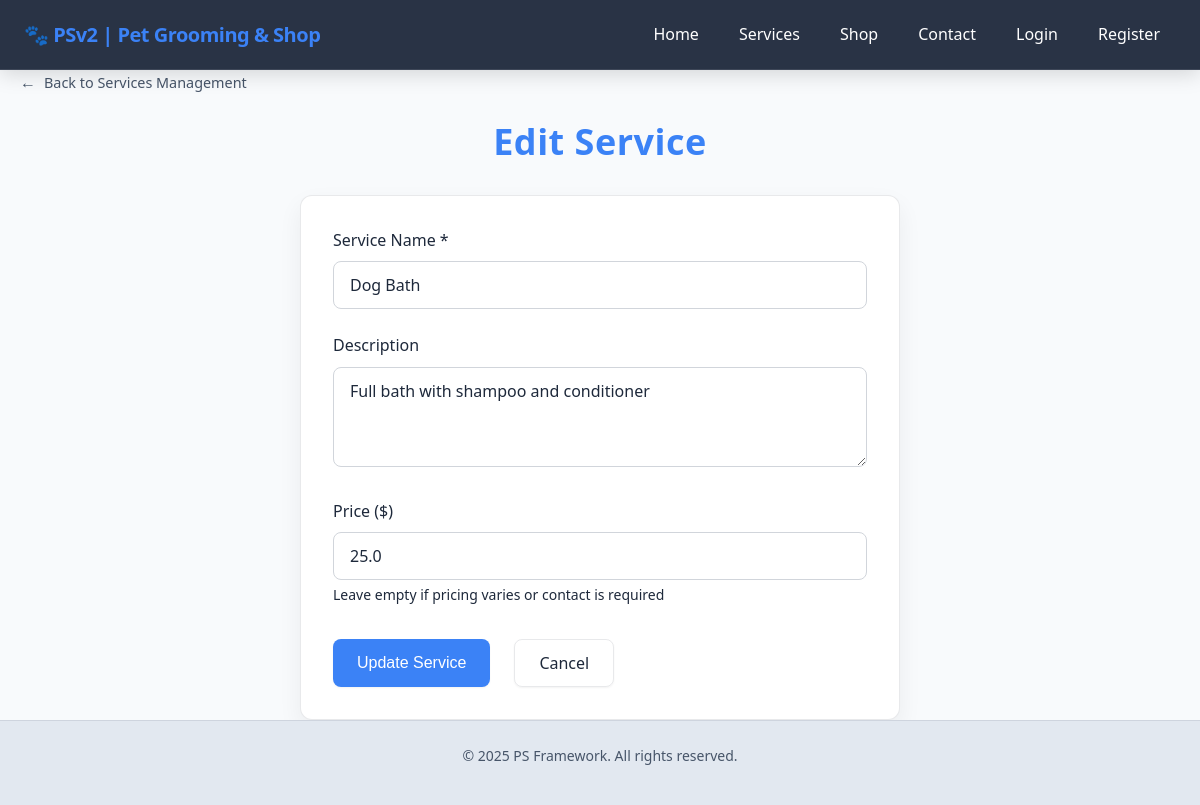
The page /admin/services/edit/5 on the database its author committed.
### app/models.py (models this page shows, shortened)
class Service(db.Model):
    id = db.Column(db.Integer, primary_key=True)
    name = db.Column(db.String(100), nullable=False)
    description = db.Column(db.Text)
    price = db.Column(db.Float)

### app/routes/admin/services.py (the view)
@admin_services_bp.route('/edit/<int:id>', methods=['GET'])
def edit_service(id):
    service = Service.query.get_or_404(id)
    return render_template('admin/edit_service.html', service=service)

### app/templates/admin/edit_service.html (shortened to what this page needs)
{% extends "base.html" %}
{% block extra_css %}
<link rel="stylesheet" href="{{ url_for('static', filename='css/admin.css') }}">
{% endblock %}
{% block content %}
<a href="/admin/services" class="back-link">Back to Services Management</a>
<div class="page-header">
    <h1 class="page-title">Edit Service</h1>
</div>
<div class="form-container">
    <form method="POST" action="{{ url_for('admin_services.update_service', id=service.id) }}">
        <div class="form-group">
            <label for="name">
                Service Name <span class="required">*</span>
            </label>
            <input
                type="text"
                id="name"
                name="name"
                required
                placeholder="e.g., Dog Grooming, Website Design"
                value="{{ request.form.name if request.form.name else service.name }}"
            >
        </div>
        <div class="form-group">
            <label for="description">
                Description
            </label>
            <textarea
                id="description"
                name="description"
                placeholder="Describe your service offering..."
            >{{ request.form.description if request.form.description else (service.description or '') }}</textarea>
        </div>
        <div class="form-group">
            <label for="price">
                Price ($)
            </label>
            <input
                type="number"
                id="price"
                name="price"
                step="0.01"
                min="0"
                placeholder="0.00"
                value="{{ request.form.price if request.form.price else (service.price or '') }}"
            >
            <small>Leave empty if pricing varies or contact is required</small>
        </div>
        <div class="form-actions">
            <button type="submit" class="btn btn-primary">
                Update Service
            </button>
            <a href="/admin/services" class="btn btn-secondary">
                Cancel
            </a>
        </div>
    </form>
</div>
{% endblock %}

### app/static/css/base.css (style rules this page uses)
* { margin: 0; padding: 0; box-sizing: border-box; }
:root { --bg-primary: #0f172a; --bg-secondary: #1e293b; --text-primary: #f1f5f9; --text-secondary: #cbd5e1; --accent: #93c5fd; --accent-hover: #60a5fa; --border: rgba(241, 245, 249, 0.1); --shadow: rgba(0, 0, 0, 0.25); --blur-bg: rgba(30, 41, 59, 0.9); --navbar-bg: rgba(30, 41, 59, 0.95); --brand-primary: #3b82f6; --brand-secondary: #1e40af; --brand-accent: #60a5fa; }
html { scroll-behavior: smooth; }
body { font-family: 'Segoe UI', Tahoma, Geneva, Verdana, sans-serif; background: var(--bg-primary); color: var(--text-primary); line-height: 1.6; min-height: 100vh; display: flex; flex-direction: column; }
h1, h2, h3, h4, h5, h6 { font-weight: 600; line-height: 1.2; margin-bottom: 0.5em; }
a { color: var(--accent); text-decoration: none; transition: color 0.3s ease; }
.btn { display: inline-block; padding: 12px 24px; font-weight: 500; text-align: center; border: none; border-radius: 8px; cursor: pointer; transition: all 0.3s ease; text-decoration: none; font-size: 16px; }
.btn-primary { background: var(--accent); color: white; }
.btn-secondary { background: var(--bg-secondary); color: var(--text-primary); border: 1px solid var(--border); }
@media (prefers-color-scheme: light) { :root { --bg-primary: #f8fafc; --bg-secondary: #e2e8f0; --text-primary: #1e293b; --text-secondary: #475569; --accent: #3b82f6; --accent-hover: #2563eb; --border: rgba(30, 41, 59, 0.1); --shadow: rgba(0, 0, 0, 0.1); --blur-bg: rgba(248, 250, 252, 0.8); } }

### app/static/css/theme.css (style rules this page uses)
:root { --color-primary: #3b82f6; --color-primary-hover: #2563eb; --color-primary-light: rgba(59, 130, 246, 0.1); --color-secondary: #64748b; --color-secondary-hover: #475569; --color-secondary-light: rgba(100, 116, 139, 0.1); --color-accent: #60a5fa; --color-accent-hover: #3b82f6; --color-accent-light: rgba(96, 165, 250, 0.1); --color-success: #10b981; --color-success-hover: #059669; --color-success-light: rgba(16, 185, 129, 0.1); --color-danger: #ef4444; --color-danger-hover: #dc2626; --color-danger-light: rgba(239, 68, 68, 0.1); --color-muted: #6b7280; --color-muted-light: #9ca3af; --color-muted-dark: #4b5563; --shadow-sm: 0 1px 2px 0 rgba(0, 0, 0, 0.05); --shadow-md: 0 4px 6px -1px rgba(0, 0, 0, 0.1); --shadow-lg: 0 10px 15px -3px rgba(0, 0, 0, 0.1); --shadow-xl: 0 20px 25px -5px rgba(0, 0, 0, 0.1); --radius-sm: 4px; --radius-md: 8px; --radius-lg: 12px; --radius-xl: 16px; --transition-fast: 0.15s ease; --transition-normal: 0.3s ease; --transition-slow: 0.5s ease; }
.btn { display: inline-flex; align-items: center; justify-content: center; gap: 8px; padding: 12px 24px; font-size: 14px; font-weight: 600; line-height: 1.4; text-align: center; text-decoration: none; border: 2px solid transparent; border-radius: var(--radius-md); cursor: pointer; transition: all var(--transition-normal); box-shadow: var(--shadow-sm); position: relative; overflow: hidden; user-select: none; }
.btn-primary { background: linear-gradient(135deg, var(--color-primary), var(--color-primary-hover)); color: white; border-color: var(--color-primary); }
.btn-secondary { background: linear-gradient(135deg, var(--color-secondary), var(--color-secondary-hover)); color: white; border-color: var(--color-secondary); }

### app/static/css/admin.css (style rules this page uses)
.back-link { display: inline-flex; align-items: center; text-decoration: none; color: var(--text-secondary); margin-bottom: 1.5rem; transition: all 0.3s ease; font-weight: 500; font-size: 0.9rem; }
.back-link::before { content: "← "; margin-right: 8px; font-size: 16px; }

### rows shown on the page
Service: name "Dog Bath", description "Full bath with shampoo and conditioner", price "25.0"
